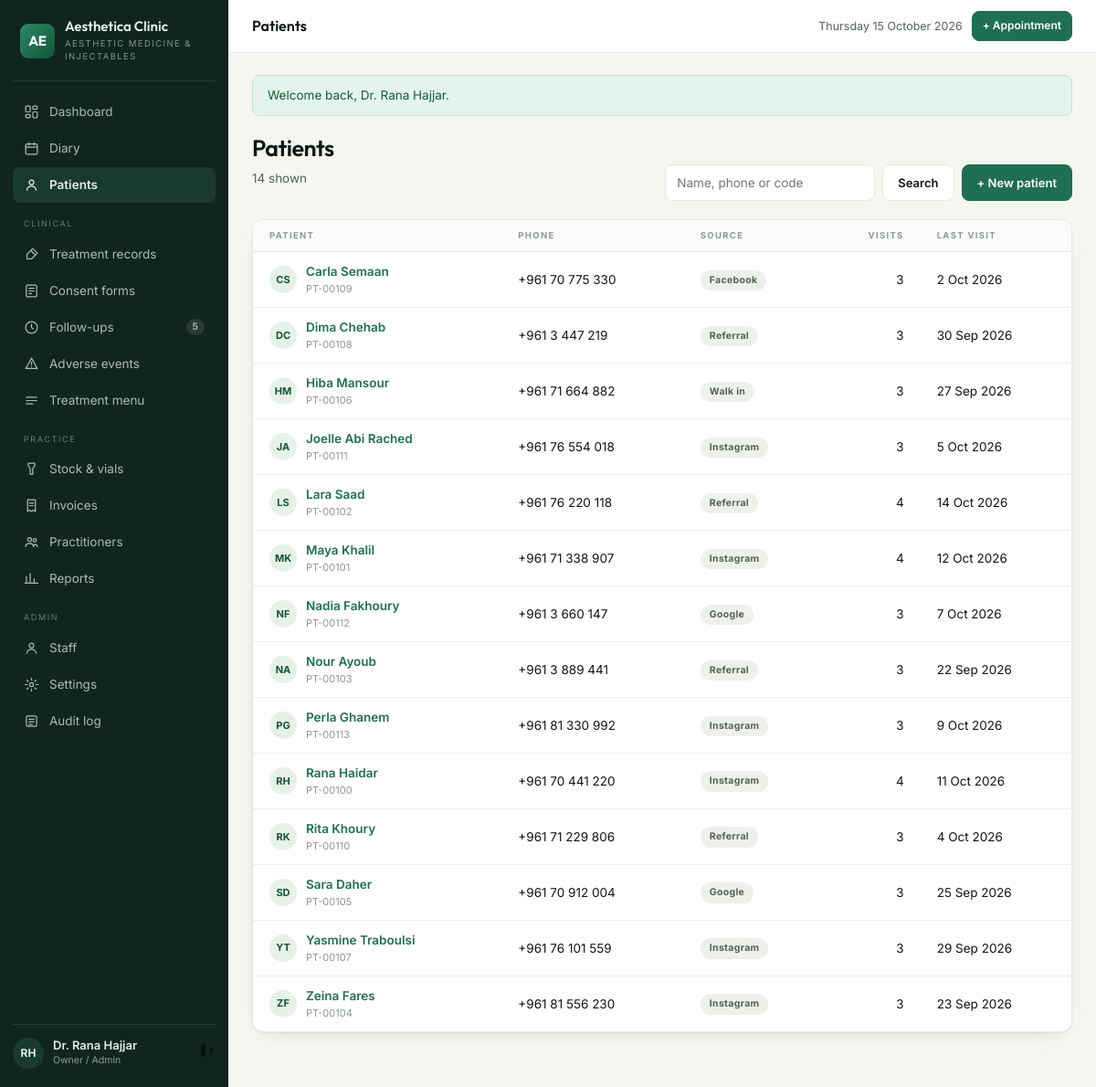
The app's page /patients (signed in) with its own data.
### tables this page shows
CREATE TABLE `patients` (
  `id` int(10) unsigned NOT NULL AUTO_INCREMENT,
  `code` varchar(20) NOT NULL COMMENT 'human reference, e.g. PT-00142',
  `full_name` varchar(140) NOT NULL,
  `date_of_birth` date DEFAULT NULL,
  `gender` enum('female','male','other') DEFAULT NULL,
  `phone` varchar(40) NOT NULL,
  `email` varchar(160) DEFAULT NULL,
  `address` varchar(255) DEFAULT NULL,
  `source` enum('instagram','referral','walk_in','google','facebook','other') NOT NULL DEFAULT 'other',
  `notes` text DEFAULT NULL,
  `created_by` int(10) unsigned DEFAULT NULL,
  `created_at` datetime NOT NULL DEFAULT current_timestamp(),
  `updated_at` datetime NOT NULL DEFAULT current_timestamp() ON UPDATE current_timestamp(),
  PRIMARY KEY (`id`),
  UNIQUE KEY `uq_patients_code` (`code`),
  KEY `ix_patients_name` (`full_name`),
  KEY `ix_patients_phone` (`phone`),
  KEY `fk_patients_user` (`created_by`),
  CONSTRAINT `fk_patients_user` FOREIGN KEY (`created_by`) REFERENCES `users` (`id`) ON DELETE SET NULL
);

### app/Core/View.php (called while the page is built, shortened)
<?php
final class View
{
    private static string $base = '';
    public static function setBase(string $base): void
    {
        self::$base = rtrim($base, '/');
    }
    public static function url(string $path = '/'): string
    {
        return self::$base . '/' . ltrim($path, '/');
    }
    public static function render(string $template, array $data = []): void
    {
        $content = self::capture($template, $data);
    }
    public static function capture(string $template, array $data = []): string
    {
        extract($data, EXTR_SKIP);
        require __DIR__ . "/../Views/$template.php";
        return (string) ob_get_clean();
    }
}

### app/Core/Controller.php (called while the page is built, shortened)
<?php
abstract class Controller
{
    protected function view(string $template, array $data = []): void
    {
        View::render($template, $data);
    }
    protected function query(string $key, ?string $default = null): ?string
    {
        $v = $_GET[$key] ?? $default;
        return is_string($v) ? trim($v) : $default;
    }
}

### app/Controllers/PatientController.php (called while the page is built, shortened)
<?php
final class PatientController extends Controller
{
    public function index(): void
    {
        $q = $this->query('q', '');
        $where = '';
        $params = [];
        $patients = DB::all(
            "SELECT p.*,
                    (SELECT COUNT(*) FROM treatment_records r WHERE r.patient_id = p.id) AS visits,
                    (SELECT MAX(r.performed_at) FROM treatment_records r WHERE r.patient_id = p.id) AS last_visit
               FROM patients p
               $where
              ORDER BY p.full_name
              LIMIT 200",
            $params
        );
        $this->view('patients/index', [
            'title' => 'Patients', 'patients' => $patients, 'q' => $q,
        ]);
    }
}

### public/index.php (called while the page is built, shortened)
<?php
require __DIR__ . '/../app/Core/View.php';
require __DIR__ . '/../app/helpers.php';
$config = require __DIR__ . '/../config/config.php';
date_default_timezone_set($config['app']['timezone']);
$uri = $_SERVER['REQUEST_URI'] ?? '/';
$router = new Router();
try {
    $router->dispatch($_SERVER['REQUEST_METHOD'] ?? 'GET', $uri ?: '/');
} catch (Throwable $e) {
    http_response_code(500);
    if ($config['app']['debug']) {
        echo '<pre style="padding:20px;font:13px/1.6 monospace">'
            . htmlspecialchars($e->getMessage() . "\n\n" . $e->getTraceAsString()) . '</pre>';
    } else {
        View::render('errors/500', ['title' => 'Something went wrong']);
    }
}

### app/Core/Database.php (called while the page is built, shortened)
<?php
final class Database
{
    private static ?PDO $pdo = null;
    public static function connect(array $cfg): void
    {
        $dsn = "mysql:host={$cfg['host']};dbname={$cfg['name']};charset={$cfg['charset']}";
        self::$pdo = new PDO($dsn, $cfg['user'], $cfg['pass'], [
            PDO::ATTR_ERRMODE            => PDO::ERRMODE_EXCEPTION,
            PDO::ATTR_DEFAULT_FETCH_MODE => PDO::FETCH_ASSOC,
            PDO::ATTR_EMULATE_PREPARES   => false,
        ]);
    }
    public static function pdo(): PDO
    {
        return self::$pdo;
    }
    public static function run(string $sql, array $params = []): PDOStatement
    {
        $stmt = self::pdo()->prepare($sql);
        $stmt->execute($params);
        return $stmt;
    }
    public static function all(string $sql, array $params = []): array
    {
        return self::run($sql, $params)->fetchAll();
    }
}

### app/helpers.php (called while the page is built, shortened)
<?php
if (!function_exists('e')) {
    function e(mixed $value): string
    {
        return htmlspecialchars((string) $value, ENT_QUOTES | ENT_SUBSTITUTE, 'UTF-8');
    }
}
if (!function_exists('url')) {
    function url(string $path = '/'): string
    {
        return View::url($path);
    }
}
if (!function_exists('d')) {
    function d(?string $value, string $format = 'j M Y'): string
    {
        return $value ? date($format, strtotime($value)) : '—';
    }
}
if (!function_exists('label')) {
    function label(string $value): string
    {
        return ucfirst(str_replace('_', ' ', $value));
    }
}
if (!function_exists('initials')) {
    function initials(string $name): string
    {
        $clean = trim(str_replace(['Dr.', 'Dr'], '', $name));
        $parts = preg_split('/\s+/', $clean) ?: [];
        return strtoupper(mb_substr($parts[0] ?? '?', 0, 1) . mb_substr($parts[1] ?? '', 0, 1));
    }
}

### app/Core/Auth.php (called while the page is built, shortened)
<?php
final class Auth
{
    public static function can(string $permission): bool
    {
        return in_array($permission, $_SESSION['permissions'] ?? [], true);
    }
}

### app/Views/patients/index.php (the view, shortened to what this page needs)
<div class="ph">
  <div><h1>Patients</h1><p class="lead"><?= count($patients) ?> shown</p></div>
  <div class="actions">
    <form method="get" action="<?= url('/patients') ?>" style="display:flex;gap:8px">
      <input type="search" name="q" value="<?= e($q) ?>" placeholder="Name, phone or code" style="width:230px">
      <button class="btn ghost" type="submit">Search</button>
    </form>
    <?php if (Auth::can('patients.manage')): ?>
      <a class="btn" href="<?= url('/patients/create') ?>">+ New patient</a>
    <?php endif; ?>
  </div>
</div>
<div class="card"><div class="tw">
  <table>
    <thead><tr><th>Patient</th><th>Phone</th><th>Source</th><th class="num">Visits</th><th>Last visit</th></tr></thead>
    <tbody>
    <?php foreach ($patients as $p): ?>
      <tr>
        <td><a class="who" href="<?= url('/patients/' . $p['id']) ?>">
          <span class="av"><?= e(initials($p['full_name'])) ?></span>
          <span><span class="nm"><?= e($p['full_name']) ?></span><small><?= e($p['code']) ?></small></span>
        </a></td>
        <td><?= e($p['phone']) ?></td>
        <td><span class="pill muted"><?= e(label($p['source'])) ?></span></td>
        <td class="num"><?= (int) $p['visits'] ?></td>
        <td><?= $p['last_visit'] ? d($p['last_visit']) : '—' ?></td>
      </tr>
    <?php endforeach; ?>
    </tbody>
  </table>
</div></div>

### app/Core/Router.php (shortened to what this page needs)
<?php
final class Router
{
    private array $routes = ['GET' => [], 'POST' => []];
    private function add(string $method, string $pattern, string $handler, ?string $permission): void
    {
        $regex = '#^' . preg_replace('#\{[a-z_]+\}#', '([0-9]+)', rtrim($pattern, '/')) . '/?$#';
        [$controller, $action] = explode('@', $handler);
        $this->routes[$method][] = [$regex, $controller, $action, $permission];
    }
    public function dispatch(string $method, string $uri): void
    {
        $path = '/' . trim(parse_url($uri, PHP_URL_PATH) ?: '/', '/');
        foreach ($this->routes[$method] ?? [] as [$regex, $controller, $action, $permission]) {
            if (!preg_match($regex, $path, $m)) {
                continue;
            }
            array_shift($m);
            (new $class())->{$action}(...array_map('intval', $m));
            return;
        }
    }
}

### public/assets/css/app.css (style rules this page uses)
:root { --bg:#f5f6f2; --panel:#ffffff; --side:#10251d; --side-2:#1b3a2e; --sidefg:#e3eee8; --fg:#101713; --muted:#566158; --faint:#8e9890; --line:#e5e8e1; --line-soft:#eef0ea; --a1:#1f6f52; --a2:#14543c; --aink:#ffffff; --soft:#e6f1ea; --warn:#9a6a08; --warn-bg:#fdf3e0; --bad:#a4302a; --bad-bg:#fbecea; --ok:#17865a; --ok-bg:#e4f3ec; --info:#1d5f7a; --info-bg:#e6f1f6; --radius:8px; --radius-lg:12px; --shadow:0 1px 2px rgba(16,23,19,.05), 0 8px 24px -16px rgba(16,23,19,.25); --sans:'Inter',-apple-system,BlinkMacSystemFont,'Segoe UI',Roboto,sans-serif; --display:'Outfit','Inter',sans-serif; }
*,*::before,*::after { box-sizing:border-box }
body { margin:0;background:var(--bg);color:var(--fg);font-family:var(--sans); font-size:14px;line-height:1.55;-webkit-font-smoothing:antialiased }
a { color:var(--a1);text-decoration:none }
h1,h2,h3,h4 { font-family:var(--display);font-weight:600;letter-spacing:-.02em;margin:0 }
.ph { display:flex;flex-wrap:wrap;gap:14px;align-items:flex-end;justify-content:space-between; margin-bottom:20px }
.ph h1 { font-size:25px }
.ph .lead { color:var(--muted);font-size:13.5px;margin-top:4px }
.ph .actions { display:flex;gap:8px;flex-wrap:wrap }
.btn { display:inline-flex;align-items:center;gap:7px;background:var(--a1);color:var(--aink); border:1px solid var(--a1);border-radius:var(--radius);padding:9px 16px;font-size:13px; font-weight:600;cursor:pointer;font-family:var(--sans);text-decoration:none;white-space:nowrap }
.btn.ghost { background:var(--panel);color:var(--fg);border-color:var(--line) }
.card { background:var(--panel);border:1px solid var(--line);border-radius:var(--radius-lg); box-shadow:var(--shadow);overflow:hidden }
.tw { overflow-x:auto }
table { width:100%;border-collapse:collapse }
th { text-align:left;font-size:9.5px;letter-spacing:.14em;text-transform:uppercase;color:var(--faint); font-weight:700;padding:10px 18px;border-bottom:1px solid var(--line);white-space:nowrap; background:#fbfcfa }
td { padding:11px 18px;border-bottom:1px solid var(--line-soft);vertical-align:middle;font-size:13.5px }
tbody tr:last-child td { border-bottom:0 }
td.num,th.num { text-align:right;font-variant-numeric:tabular-nums }
.who { display:flex;align-items:center;gap:10px;min-width:0 }
.who .av { width:30px;height:30px;flex:0 0 30px;border-radius:50%;background:var(--soft); color:var(--a2);display:grid;place-items:center;font-size:11px;font-weight:700 }
.who .nm { font-weight:600;white-space:nowrap;overflow:hidden;text-overflow:ellipsis }
.who small { display:block;color:var(--faint);font-size:11px;font-weight:400 }
.pill { display:inline-block;padding:3px 10px;border-radius:99px;font-size:10.5px;font-weight:700; letter-spacing:.03em;white-space:nowrap }
.pill.muted { background:#eef0ec;color:var(--muted) }
input[type=text],input[type=email],input[type=password],input[type=number],input[type=date], input[type=time],input[type=datetime-local],input[type=search],input[type=tel],select,textarea { width:100%;padding:9px 12px;border:1px solid var(--line);border-radius:var(--radius); font-family:var(--sans);font-size:13.5px;background:var(--panel);color:var(--fg) }

### records on screen
patients: full_name "CS", full_name "Carla Semaan", code "PT-00109", phone "+961 70 775 330", source "Facebook", visits "3", last_visit "2 Oct 2026"
patients: full_name "DC", full_name "Dima Chehab", code "PT-00108", phone "+961 3 447 219", source "Referral", visits "3", last_visit "30 Sep 2026"
patients: full_name "HM", full_name "Hiba Mansour", code "PT-00106", phone "+961 71 664 882", source "Walk in", visits "3", last_visit "27 Sep 2026"
patients: full_name "JA", full_name "Joelle Abi Rached", code "PT-00111", phone "+961 76 554 018", source "Instagram", visits "3", last_visit "5 Oct 2026"
patients: full_name "LS", full_name "Lara Saad", code "PT-00102", phone "+961 76 220 118", source "Referral", visits "4", last_visit "14 Oct 2026"
patients: full_name "MK", full_name "Maya Khalil", code "PT-00101", phone "+961 71 338 907", source "Instagram", visits "4", last_visit "12 Oct 2026"
patients: full_name "NF", full_name "Nadia Fakhoury", code "PT-00112", phone "+961 3 660 147", source "Google", visits "3", last_visit "7 Oct 2026"
patients: full_name "NA", full_name "Nour Ayoub", code "PT-00103", phone "+961 3 889 441", source "Referral", visits "3", last_visit "22 Sep 2026"
patients: full_name "PG", full_name "Perla Ghanem", code "PT-00113", phone "+961 81 330 992", source "Instagram", visits "3", last_visit "9 Oct 2026"
patients: full_name "RH", full_name "Rana Haidar", code "PT-00100", phone "+961 70 441 220", source "Instagram", visits "4", last_visit "11 Oct 2026"
patients: full_name "RK", full_name "Rita Khoury", code "PT-00110", phone "+961 71 229 806", source "Referral", visits "3", last_visit "4 Oct 2026"
patients: full_name "SD", full_name "Sara Daher", code "PT-00105", phone "+961 70 912 004", source "Google", visits "3", last_visit "25 Sep 2026"
patients: full_name "YT", full_name "Yasmine Traboulsi", code "PT-00107", phone "+961 76 101 559", source "Instagram", visits "3", last_visit "29 Sep 2026"
patients: full_name "ZF", full_name "Zeina Fares", code "PT-00104", phone "+961 81 556 230", source "Instagram", visits "3", last_visit "23 Sep 2026"

### other values on screen
setting('clinic_name', 'Aesthetica') "Aesthetica Clinic"
setting('clinic_tagline', 'Clinic Suite') "AESTHETIC MEDICINE & INJECTABLES"
$due "5"
$f['message'] "Welcome back, Dr. Rana Hajjar."
count($patients) "14"
